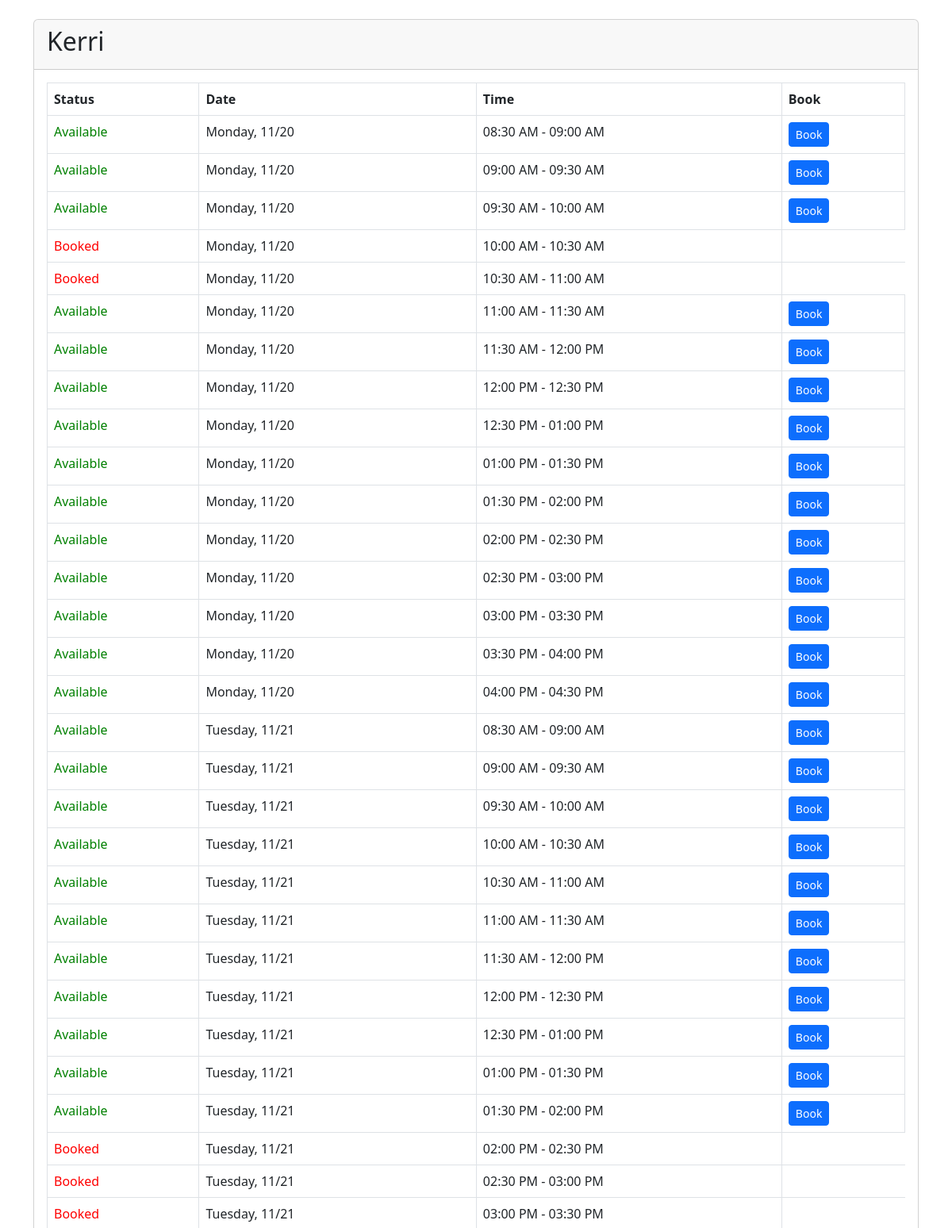
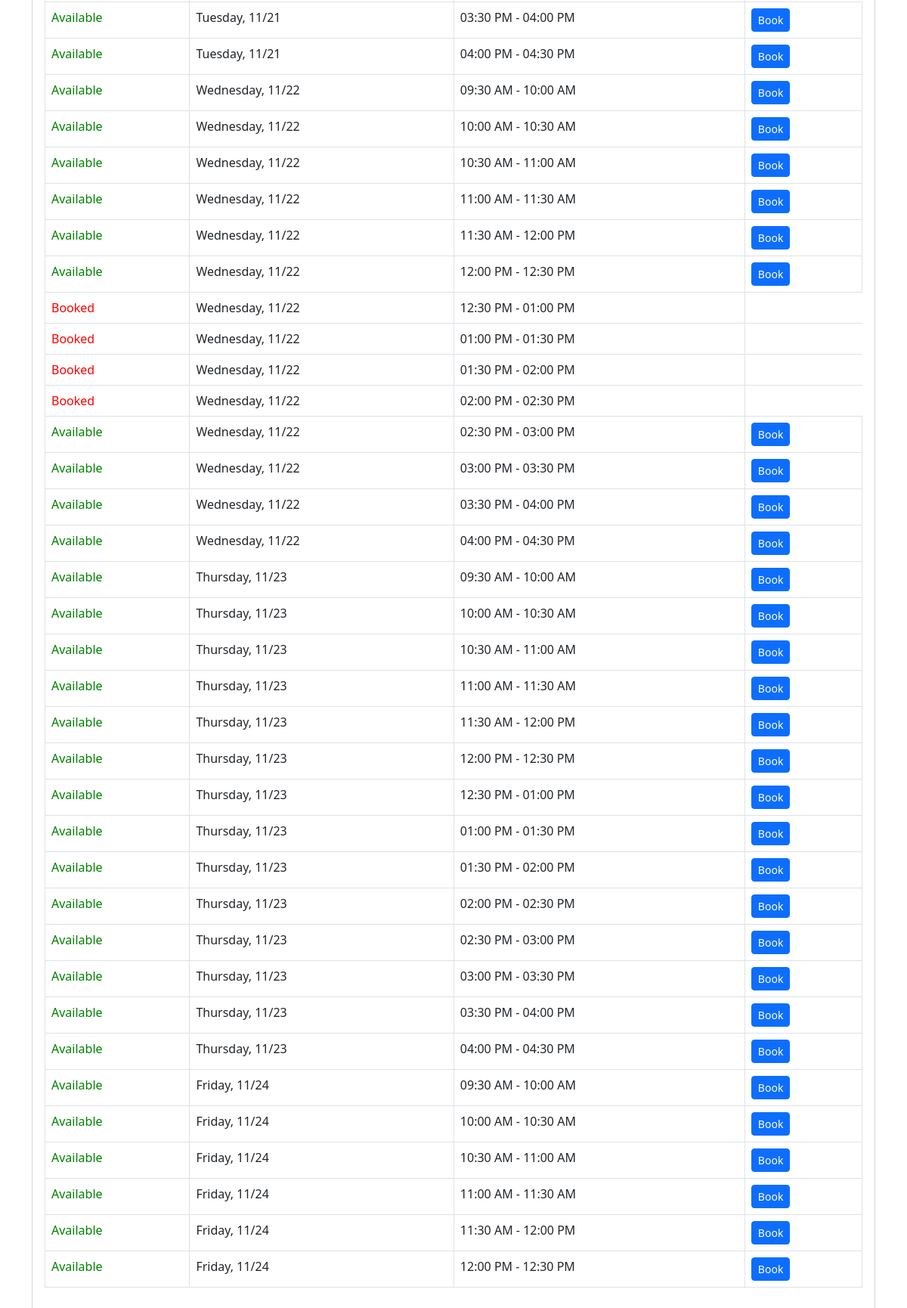
The app's page /book_expanded.php?slotStart=2023-11-20&slotEnd=2023-11-24&stylist=Kerri with its own data (2 pictures, top to bottom).
### tables this page shows
CREATE TABLE `Appointment` (
  `AppointmentID` int(11) NOT NULL,
  `StaffID` int(11) DEFAULT NULL,
  `AppointmentDate` date DEFAULT NULL,
  `StartTime` time DEFAULT NULL,
  `EndTime` time DEFAULT NULL,
  `ClientID` int(11) NOT NULL
);

### book_expanded.php (the view, shortened to what this page needs)
<!DOCTYPE html>
<html lang="en">
<head>
    <link href="https://cdn.jsdelivr.net/npm/bootstrap@5.3.0/dist/css/bootstrap.min.css" rel="stylesheet">
</head>
<body>
<div class="container">
    <?php
    $color = "green";
    $stylistName = $_GET["stylist"];
    $disabled = "";
    echo "<div class='card mt-4'>";
    echo "<div class='card-header'><h2>$stylistName</h2></div>";
    echo "<div class='card-body'>";
    require_once("global.php");
    $startDate = $_GET["slotStart"];
    $endDate = $_GET["slotEnd"];
    $stylistName = $_GET["stylist"];
    $timeSlots = [];
    for ($day = strtotime($startDate); $day <= strtotime($endDate); $day = strtotime('+1 day', $day)) {
        $currentDate = date('Y-m-d', $day);
        $queryAvailability = "SELECT StartTime, EndTime FROM Availability
                              WHERE StaffID IN (SELECT StaffID FROM Staff WHERE FirstName = '$stylistName')
                              AND DayOfWeek = DAYNAME('$currentDate')";
        $availabilityResult = $connection->query($queryAvailability);
        if ($availabilityResult->num_rows > 0) {
            $availabilityData = $availabilityResult->fetch_assoc();
            $startAvailability = strtotime($currentDate . ' ' . $availabilityData['StartTime']);
            $endAvailability = strtotime($currentDate . ' ' . $availabilityData['EndTime']);
            while ($startAvailability < $endAvailability) {
                $timeSlots[$currentDate][] = date('H:i', $startAvailability);
                $startAvailability = strtotime('30 minutes', $startAvailability);
            }
        }
    }
    $queryAppointments = "SELECT AppointmentDate, StartTime, EndTime FROM Appointment
                          WHERE AppointmentDate BETWEEN '$startDate' AND '$endDate'
                          AND StaffID IN (SELECT StaffID FROM Staff WHERE FirstName = '$stylistName')";
    $appointmentsResult = $connection->query($queryAppointments);
    $bookedAppointments = [];
    if ($appointmentsResult->num_rows > 0) {
        while ($row = $appointmentsResult->fetch_assoc()) {
            $bookedDate = $row['AppointmentDate'];
            $startTime = $row['StartTime'];
            $endTime = $row['EndTime'];
            $bookedAppointments[$bookedDate][] = ['start' => $startTime, 'end' => $endTime];
        }
    }
    echo '<table class="table table-bordered">';
    echo '<thead class="thead-dark"><tr><th>Status</th><th>Date</th><th>Time</th><th>Book</th></tr></thead>';
    echo '<tbody>';
foreach ($timeSlots as $date => $slots) {
    foreach ($slots as $slot) {
        $status = 'Available';
        $endTime = date('h:i A', strtotime('+30 minutes', strtotime($slot)));
        $dateFormatted = date("l, m/d", strtotime($date));
        echo "<tr>";
        if (isset($bookedAppointments[$date])) {
            foreach ($bookedAppointments[$date] as $bookedSlot) {
                if ($slot >= $bookedSlot['start'] && $slot < $bookedSlot['end']) {
                    $status = 'Booked';
                    $disabled = "disabled";
                    $color = "red";
                    break;
                } else {
                    $color = "green";
                }
            }
        }
		echo "<td style='color: $color'>$status</td>";
        echo "<td>$dateFormatted</td>";
        $startPrint = date('h:i A', strtotime('-30 minutes', strtotime($slot)));
        $endPrint = date('h:i A', strtotime('-30 minutes', strtotime($endTime)));
        echo "<td>$startPrint - $endPrint</td>";
        if($status != "Booked"){
        	echo "<td><a href='external_api.php' class='btn btn-sm btn-primary' $disabled>Book</a></td>";
        }
        echo "</tr>";
    }
}
    echo '</tbody></table></div></div>';
    ?>
</div>
</body>
</html>

### records on screen
appointment: status "Booked"
appointment: status "Booked"
appointment: status "Booked"

### other values on screen
$stylistName "Kerri"
$status "Available"
$dateFormatted "Monday, 11/20"
$startPrint "08:30 AM"
$endPrint "09:00 AM"
$startPrint "09:00 AM"
$endPrint "09:30 AM"
$startPrint "09:30 AM"
$endPrint "10:00 AM"
$startPrint "10:00 AM"
$endPrint "10:30 AM"
$startPrint "10:30 AM"
$endPrint "11:00 AM"
$startPrint "11:00 AM"
$endPrint "11:30 AM"
